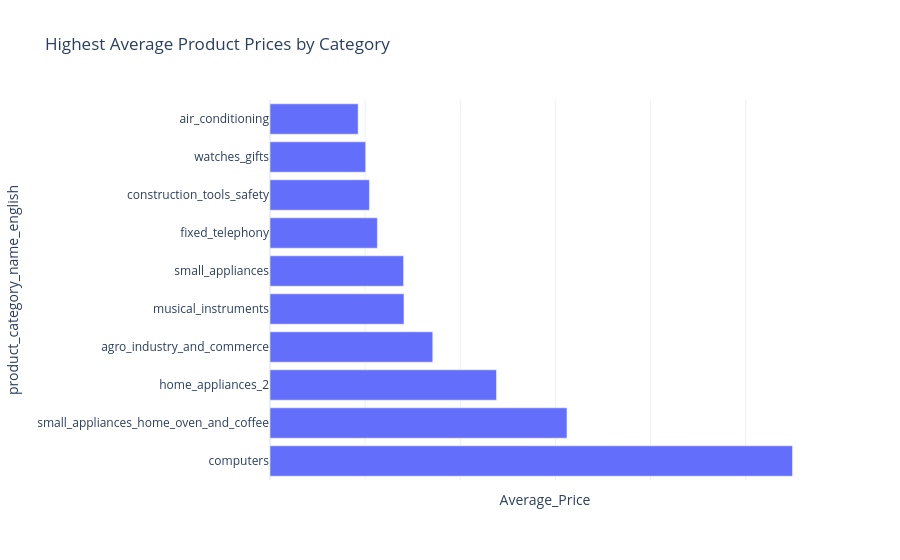

Write notebook code for a chart like this one.
### Code cell
category_price = category_price.reset_index()
fig = px.bar(
    category_price,
    x="Average_Price",
    y="product_category_name_english",
    orientation="h",
    title="Highest Average Product Prices by Category",
    template="plotly_white"
)
fig.update_xaxes(showticklabels=False)
fig.show()

### Figure 1 — Plotly figure (JSON) as saved in the notebook; plotly's stock layout.template omitted (floating-point values rounded to 4 significant figures)
{"data": [{"hovertemplate": "Average_Price=%{x}<br>product_category_name_english=%{y}<extra></extra>", "legendgroup": "", "marker": {"color": "#636efa", "pattern": {"shape": ""}}, "name": "", "orientation": "h", "showlegend": false, "textposition": "auto", "type": "bar", "x": [1098.0, 624.3, 476.1, 342.1, 281.6, 280.8, 225.7, 209.0, 201.1, 185.3], "xaxis": "x", "y": ["computers", "small_appliances_home_oven_and_coffee", "home_appliances_2", "agro_industry_and_commerce", "musical_instruments", "small_appliances", "fixed_telephony", "construction_tools_safety", "watches_gifts", "air_conditioning"], "yaxis": "y"}], "layout": {"barmode": "relative", "legend": {"tracegroupgap": 0}, "title": {"text": "Highest Average Product Prices by Category"}, "xaxis": {"anchor": "y", "domain": [0, 1], "showticklabels": false, "title": {"text": "Average_Price"}}, "yaxis": {"anchor": "x", "domain": [0, 1], "title": {"text": "product_category_name_english"}}}}
